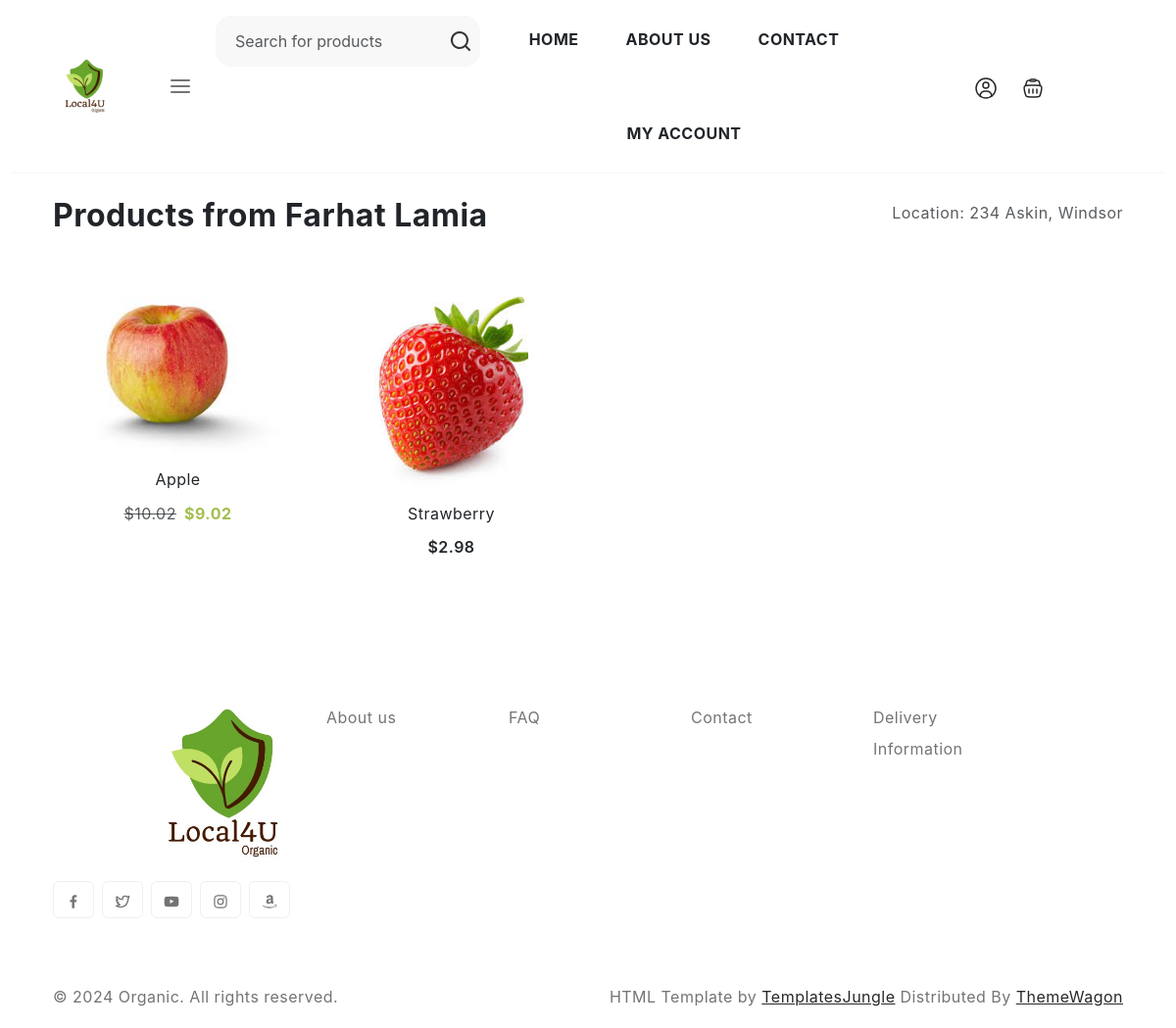
/product/farmer/1/, run on the app's committed database.
### accounts/models.py (models this page shows, shortened)
class Farmer(models.Model):
    user = models.OneToOneField(CustomUser, on_delete=models.CASCADE)

class CustomUser(AbstractUser):
    USER_TYPES = (
        ('farmer', 'Farmer'),
        ('customer', 'Customer'),
    )
    full_name = models.CharField(max_length=100, blank=True)
    address = models.CharField(max_length=255)
    contact_number = models.CharField(max_length=15)
    user_type = models.CharField(max_length=10, choices=USER_TYPES)
    profile_picture = models.ImageField(upload_to='static/profile_pictures/', null=True, blank=True)

### product/models.py (models this page shows, shortened)
class Product(models.Model):
    name = models.CharField(max_length=200)  # Name of the product
    description = models.TextField()  # Detailed description of the product
    category = models.ForeignKey(Category, on_delete=models.CASCADE)  # Category to which the product belongs
    price = models.DecimalField(max_digits=10, decimal_places=2)  # Original price of the product
    discounted_price = models.DecimalField(max_digits=10, decimal_places=2, null=True, blank=True)  # Discounted price if applicable
    stock = models.PositiveIntegerField()  # Available stock quantity
    farmer = models.ForeignKey(Farmer, on_delete=models.CASCADE)  # Farmer who owns the product
    created_at = models.DateTimeField(auto_now_add=True)  # Timestamp when the product was added
    updated_at = models.DateTimeField(auto_now=True)  # Timestamp when the product was last updated
    image = models.ImageField(upload_to='product_images/', null=True, blank=True)  # Optional product image

### product/views.py (the view)
# urls.py: path('farmer/<int:farmer_id>/', views.products_by_farmer, name='products_by_farmer'),
def products_by_farmer(request, farmer_id):
    farmer = get_object_or_404(Farmer, id=farmer_id)  # Get the farmer by ID or return 404
    products = Product.objects.filter(farmer=farmer)  # Get products owned by the farmer
    return render(request, 'products_by_farmer.html', {'products': products, 'farmer': farmer})

### order/context_processors.py (called while the page is built)
def cart_data(request):
    return {"cart": request.session.get("cart", {})}

### order/templatetags/cart_filters.py (called while the page is built)
@register.filter
def sum_cart_total(cart_items):
    total = 0
    for item in cart_items:
        total += float(item['price']) * item['quantity']
    return total

### product/context_processors.py (called while the page is built)
def category_menu(request):
    categories = Category.objects.all()
    return {'categories': categories}

### templates/products_by_farmer.html (shortened to what this page needs)
{% extends 'base.html' %}
{% block body_block %}
<section class="pb-5">
    <div class="container-lg">
        <div class="row">
            <div class="col-md-12">
                <div class="section-header d-flex flex-wrap justify-content-between my-4">
                    <h2 class="section-title">Products from {{ farmer.user.full_name }}</h2>
                    <p class="text-muted">Location: {{ farmer.user.address }}</p>
                </div>
            </div>
        </div>
        <div class="row">
            <div class="col-md-12">
                <div class="product-grid row row-cols-1 row-cols-sm-2 row-cols-md-3 row-cols-lg-3 row-cols-xl-4 row-cols-xxl-5">
                    {% for product in products %}
                    <div class="col">
                        <div class="product-item">
                            <figure>
                                <a href="{% url 'product_detail' product.id %}" title="{{ product.name }}">
                                    <img src="{{ product.image.url }}" alt="{{ product.name }}" class="tab-image img-fluid">
                                </a>
                            </figure>
                            <div class="d-flex flex-column text-center">
                                <h3 class="fs-6 fw-normal">{{ product.name }}</h3>
                                <div class="d-flex justify-content-center align-items-center gap-2">
                                    {% if product.discounted_price %}
                                        <span class="text-muted text-decoration-line-through">${{ product.price }}</span>
                                        <span class="text-success fw-bold">${{ product.discounted_price }}</span>
                                    {% else %}
                                        <span class="text-dark fw-semibold">${{ product.price }}</span>
                                    {% endif %}
                                </div>
                            </div>
                        </div>
                    </div>
                    {% endfor %}
                </div>
            </div>
        </div>
    </div>
</section>
{% endblock %}

### static/style.css (style rules this page uses)
body { --heading-font : "Inter", sans-serif; --bs-link-color: #333; --bs-link-hover-color:#333; --bs-link-color-rgb: 40,40,40; --bs-link-hover-color-rgb: 0,0,0; --bs-light-rgb: 248, 248, 248; --bs-font-sans-serif: "Inter", sans-serif; --bs-body-font-family: var(--bs-font-sans-serif); --bs-body-font-size: 1rem; --bs-body-font-weight: 400; --bs-body-line-height: 2; --bs-body-color: #747474; --bs-primary: #6BB252; --bs-primary-rgb: 107, 178, 82; --bs-secondary: #364127; --bs-secondary-rgb: 54, 65, 39; --bs-danger: #F95F09; --bs-danger-rgb: 249, 95, 9; --bs-success: #a3be4c; --bs-success-rgb: 163, 190, 76; --bs-primary-bg-subtle: #FFF9EB; --bs-success-bg-subtle: #eef5e5; --bs-border-color: #F7F7F7; }
body { letter-spacing: 0.03em; }
h1,h2,h3,h4,h5,h6 { font-family: var(--heading-font); color: var(--bs-dark); font-weight: 700; }
.container, .container-fluid, .container-lg, .container-md, .container-sm, .container-xl, .container-xxl { --bs-gutter-x: 3rem; }
.product-item { position: relative; padding: 16px; background: #FFFFFF; border-radius: 16px; margin-bottom: 30px; box-shadow: 0px 0px 22px rgba(0, 0, 0, 0); }
.product-item figure { text-align: center; }
.product-item figure img { max-height: 210px; height: auto; }

### data on the page
Farmer: user.full_name "Farhat Lamia", user.address "234 Askin, Windsor"
Product: image (picture), name "Apple", price "10.02", discounted_price "9.02"
Product: image (picture), name "Strawberry", price "2.98"
